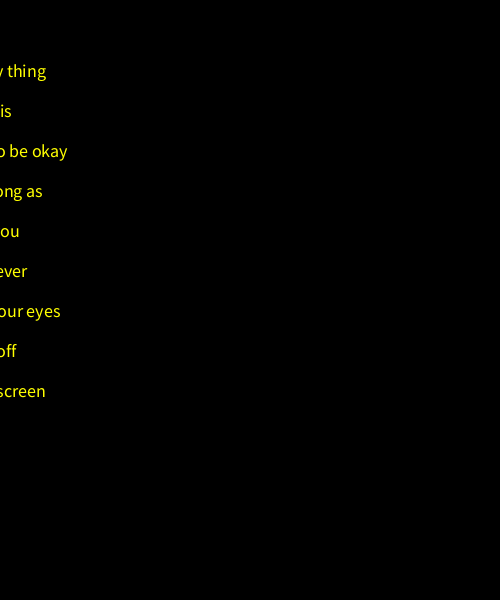
Frame 1 (no input)
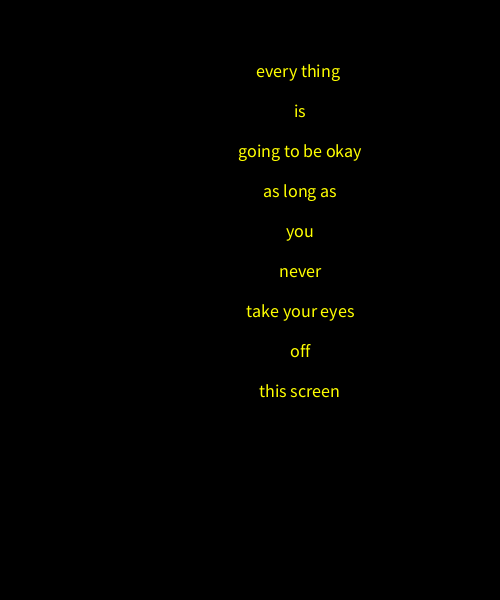
Frame 60 (the mouse pressed at the canvas centre just before this capture)
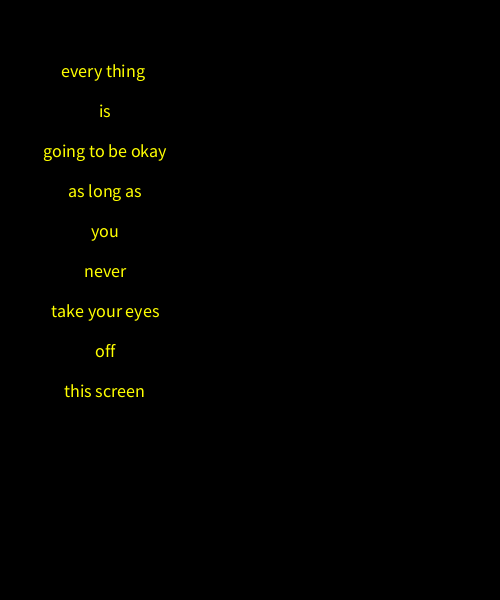
Frame 120 (the mouse held since frame 60 and released just before this capture)

The Processing sketch that drew these frames (run headless with seeded random() and noise(); from frame 60 on, the mouse is pressed at the canvas centre):

// Processing sketch: processing_140507
// ── processing_140507.pde

//ICE 14

//CopyRight Risa Hiyama
//Create an array of 10 Strings and initialize it with an initializer list containing 10 
// Strings of your own choosing. 
//• Display the contents of the array in a vertical column with one String on each 
// level. 
//• Move the vertical column across the window in a wrapping motion. 


String [ ] arrayOfStr1 = { "every thing ", "is", "going to be okay", "as long as","you","never", "take your eyes",  "off","this screen"};
float x=0;
void setup( )
{
  size( 500, 600 );
  textSize( 18 );
  fill(255, 255, 0  );
  textAlign( CENTER, CENTER );
  frameRate( 5 );
}

void draw( )
{
  background( 0  );
  //text( str, width/2, 140 );
  printArray( arrayOfStr1 );  
  //printIndividualCharacters( str );
  //moveArray(  arrayOfStr1 );
  //spinCharacters( str );
}


void printArray( String [ ] anyArray)
{
  if(x==width-10){
    x=0;
  }
  else
  x=x+5;
  for( int i = 0; i < anyArray.length; i++ )
  {
     text( anyArray[i], x, 70 + i*40 );
  }
}
